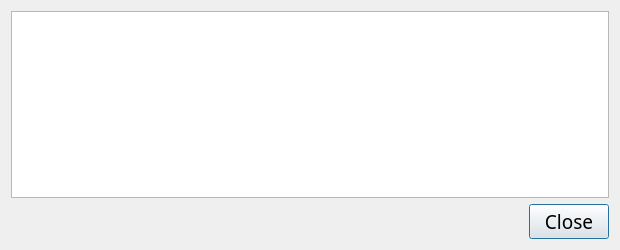
<?xml version="1.0" encoding="UTF-8"?>
<ui version="4.0">
 <class>TransactionDescDialog</class>
 <widget class="QDialog" name="TransactionDescDialog">
  <property name="geometry">
   <rect>
    <x>0</x>
    <y>0</y>
    <width>620</width>
    <height>250</height>
   </rect>
  </property>
  <property name="font">
   <font>
    <pointsize>14</pointsize>
   </font>
  </property>
  <property name="windowTitle">
   <string>Transaction details</string>
  </property>
  <layout class="QVBoxLayout" name="verticalLayout">
   <item>
    <widget class="QTextEdit" name="detailText">
     <property name="font">
      <font>
       <family>Ara Hamah 1982</family>
       <pointsize>14</pointsize>
      </font>
     </property>
     <property name="toolTip">
      <string>This pane shows a detailed description of the transaction</string>
     </property>
     <property name="readOnly">
      <bool>true</bool>
     </property>
    </widget>
   </item>
   <item>
    <widget class="QDialogButtonBox" name="buttonBox">
     <property name="font">
      <font>
       <family>Ara Hamah 1982</family>
       <pointsize>14</pointsize>
      </font>
     </property>
     <property name="orientation">
      <enum>Qt::Horizontal</enum>
     </property>
     <property name="standardButtons">
      <set>QDialogButtonBox::Close</set>
     </property>
    </widget>
   </item>
  </layout>
 </widget>
 <resources/>
 <connections>
  <connection>
   <sender>buttonBox</sender>
   <signal>accepted()</signal>
   <receiver>TransactionDescDialog</receiver>
   <slot>accept()</slot>
   <hints>
    <hint type="sourcelabel">
     <x>20</x>
     <y>20</y>
    </hint>
    <hint type="destinationlabel">
     <x>20</x>
     <y>20</y>
    </hint>
   </hints>
  </connection>
  <connection>
   <sender>buttonBox</sender>
   <signal>rejected()</signal>
   <receiver>TransactionDescDialog</receiver>
   <slot>reject()</slot>
   <hints>
    <hint type="sourcelabel">
     <x>20</x>
     <y>20</y>
    </hint>
    <hint type="destinationlabel">
     <x>20</x>
     <y>20</y>
    </hint>
   </hints>
  </connection>
 </connections>
</ui>
